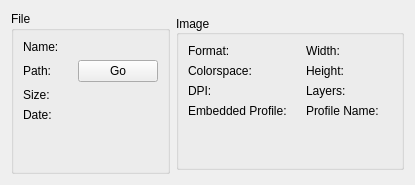
      <widget class="QWidget" name="tab">
       <attribute name="title">
        <string>Information</string>
       </attribute>
       <layout class="QHBoxLayout" name="horizontalLayout_3">
        <item>
         <widget class="QGroupBox" name="groupBox_2">
          <property name="sizePolicy">
           <sizepolicy hsizetype="Preferred" vsizetype="Fixed">
            <horstretch>0</horstretch>
            <verstretch>0</verstretch>
           </sizepolicy>
          </property>
          <property name="title">
           <string>File</string>
          </property>
          <layout class="QGridLayout">
           <item row="0" column="0">
            <widget class="QLabel" name="label_10">
             <property name="text">
              <string>Name:</string>
             </property>
            </widget>
           </item>
           <item row="0" column="1">
            <widget class="QLabel" name="informationFileNameLabel">
             <property name="text">
              <string/>
             </property>
            </widget>
           </item>
           <item row="1" column="0">
            <widget class="QLabel" name="label_11">
             <property name="sizePolicy">
              <sizepolicy hsizetype="Maximum" vsizetype="Preferred">
               <horstretch>0</horstretch>
               <verstretch>0</verstretch>
              </sizepolicy>
             </property>
             <property name="text">
              <string>Path:</string>
             </property>
            </widget>
           </item>
           <item row="1" column="1">
            <layout class="QHBoxLayout" name="horizontalLayout_5">
             <item>
              <widget class="QLabel" name="informationFilePathLabel">
               <property name="text">
                <string/>
               </property>
              </widget>
             </item>
             <item>
              <widget class="QPushButton" name="jumpToImageButton">
               <property name="sizePolicy">
                <sizepolicy hsizetype="Maximum" vsizetype="Fixed">
                 <horstretch>0</horstretch>
                 <verstretch>0</verstretch>
                </sizepolicy>
               </property>
               <property name="text">
                <string>Go</string>
               </property>
              </widget>
             </item>
            </layout>
           </item>
           <item row="2" column="0">
            <widget class="QLabel" name="label_22">
             <property name="sizePolicy">
              <sizepolicy hsizetype="Maximum" vsizetype="Preferred">
               <horstretch>0</horstretch>
               <verstretch>0</verstretch>
              </sizepolicy>
             </property>
             <property name="text">
              <string>Size:</string>
             </property>
            </widget>
           </item>
           <item row="2" column="1">
            <widget class="QLabel" name="informationFileSizeLabel">
             <property name="text">
              <string/>
             </property>
            </widget>
           </item>
           <item row="3" column="0">
            <widget class="QLabel" name="label_23">
             <property name="sizePolicy">
              <sizepolicy hsizetype="Maximum" vsizetype="Preferred">
               <horstretch>0</horstretch>
               <verstretch>0</verstretch>
              </sizepolicy>
             </property>
             <property name="text">
              <string>Date:</string>
             </property>
            </widget>
           </item>
           <item row="3" column="1">
            <widget class="QLabel" name="informationFileDateLabel">
             <property name="text">
              <string/>
             </property>
            </widget>
           </item>
           <item row="4" column="0">
            <spacer name="verticalSpacer_2">
             <property name="orientation">
              <enum>Qt::Vertical</enum>
             </property>
             <property name="sizeHint" stdset="0">
              <size>
               <width>20</width>
               <height>40</height>
              </size>
             </property>
            </spacer>
           </item>
          </layout>
         </widget>
        </item>
        <item>
         <widget class="QGroupBox" name="groupBox">
          <property name="sizePolicy">
           <sizepolicy hsizetype="Preferred" vsizetype="Fixed">
            <horstretch>0</horstretch>
            <verstretch>0</verstretch>
           </sizepolicy>
          </property>
          <property name="title">
           <string>Image</string>
          </property>
          <property name="alignment">
           <set>Qt::AlignLeading|Qt::AlignLeft|Qt::AlignVCenter</set>
          </property>
          <layout class="QGridLayout">
           <item row="3" column="1">
            <widget class="QLabel" name="informationEmbeddedLabel">
             <property name="text">
              <string/>
             </property>
            </widget>
           </item>
           <item row="2" column="1">
            <widget class="QLabel" name="informationDpiLabel">
             <property name="text">
              <string/>
             </property>
            </widget>
           </item>
           <item row="2" column="3">
            <widget class="QLabel" name="informationLayersLabel">
             <property name="text">
              <string/>
             </property>
            </widget>
           </item>
           <item row="3" column="0">
            <widget class="QLabel" name="label_9">
             <property name="text">
              <string>Embedded Profile:</string>
             </property>
            </widget>
           </item>
           <item row="1" column="3">
            <widget class="QLabel" name="informationHeightLabel">
             <property name="text">
              <string/>
             </property>
            </widget>
           </item>
           <item row="3" column="2">
            <widget class="QLabel" name="label_15">
             <property name="text">
              <string>Profile Name:</string>
             </property>
            </widget>
           </item>
           <item row="3" column="3">
            <widget class="QLabel" name="informationProfileNameLabel">
             <property name="text">
              <string/>
             </property>
            </widget>
           </item>
           <item row="0" column="2">
            <widget class="QLabel" name="label_3">
             <property name="text">
              <string>Width:</string>
             </property>
            </widget>
           </item>
           <item row="0" column="1">
            <widget class="QLabel" name="informationFormatLabel">
             <property name="text">
              <string/>
             </property>
            </widget>
           </item>
           <item row="0" column="3">
            <widget class="QLabel" name="informationWidthLabel">
             <property name="text">
              <string/>
             </property>
            </widget>
           </item>
           <item row="1" column="1">
            <widget class="QLabel" name="informationColorspaceLabel">
             <property name="text">
              <string/>
             </property>
            </widget>
           </item>
           <item row="0" column="0">
            <widget class="QLabel" name="label_12">
             <property name="text">
              <string>Format:</string>
             </property>
            </widget>
           </item>
           <item row="1" column="0">
            <widget class="QLabel" name="label_13">
             <property name="text">
              <string>Colorspace:</string>
             </property>
            </widget>
           </item>
           <item row="2" column="2">
            <widget class="QLabel" name="label_5">
             <property name="text">
              <string>Layers:</string>
             </property>
            </widget>
           </item>
           <item row="2" column="0">
            <widget class="QLabel" name="label_14">
             <property name="text">
              <string>DPI:</string>
             </property>
            </widget>
           </item>
           <item row="1" column="2">
            <widget class="QLabel" name="label_4">
             <property name="text">
              <string>Height:</string>
             </property>
            </widget>
           </item>
           <item row="4" column="0">
            <spacer name="verticalSpacer">
             <property name="orientation">
              <enum>Qt::Vertical</enum>
             </property>
             <property name="sizeHint" stdset="0">
              <size>
               <width>20</width>
               <height>40</height>
              </size>
             </property>
            </spacer>
           </item>
          </layout>
         </widget>
        </item>
       </layout>
      </widget>
